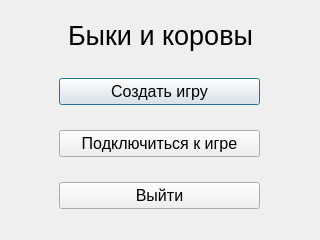
<?xml version="1.0" encoding="UTF-8"?>
<ui version="4.0">
 <class>MainMenu</class>
 <widget class="QDialog" name="MainMenu">
  <property name="geometry">
   <rect>
    <x>0</x>
    <y>0</y>
    <width>320</width>
    <height>240</height>
   </rect>
  </property>
  <property name="font">
   <font>
    <pointsize>12</pointsize>
   </font>
  </property>
  <property name="windowTitle">
   <string>Dialog</string>
  </property>
  <widget class="QLabel" name="label">
   <property name="geometry">
    <rect>
     <x>0</x>
     <y>20</y>
     <width>321</width>
     <height>31</height>
    </rect>
   </property>
   <property name="font">
    <font>
     <pointsize>20</pointsize>
    </font>
   </property>
   <property name="text">
    <string>Быки и коровы</string>
   </property>
   <property name="alignment">
    <set>Qt::AlignCenter</set>
   </property>
  </widget>
  <widget class="QWidget" name="verticalLayoutWidget">
   <property name="geometry">
    <rect>
     <x>59</x>
     <y>59</y>
     <width>201</width>
     <height>171</height>
    </rect>
   </property>
   <layout class="QVBoxLayout" name="verticalLayout">
    <item>
     <widget class="QPushButton" name="server_button">
      <property name="text">
       <string>Создать игру</string>
      </property>
     </widget>
    </item>
    <item>
     <widget class="QPushButton" name="client_button">
      <property name="text">
       <string>Подключиться к игре</string>
      </property>
     </widget>
    </item>
    <item>
     <widget class="QPushButton" name="quit">
      <property name="text">
       <string>Выйти</string>
      </property>
     </widget>
    </item>
   </layout>
  </widget>
 </widget>
 <resources/>
 <connections/>
</ui>
